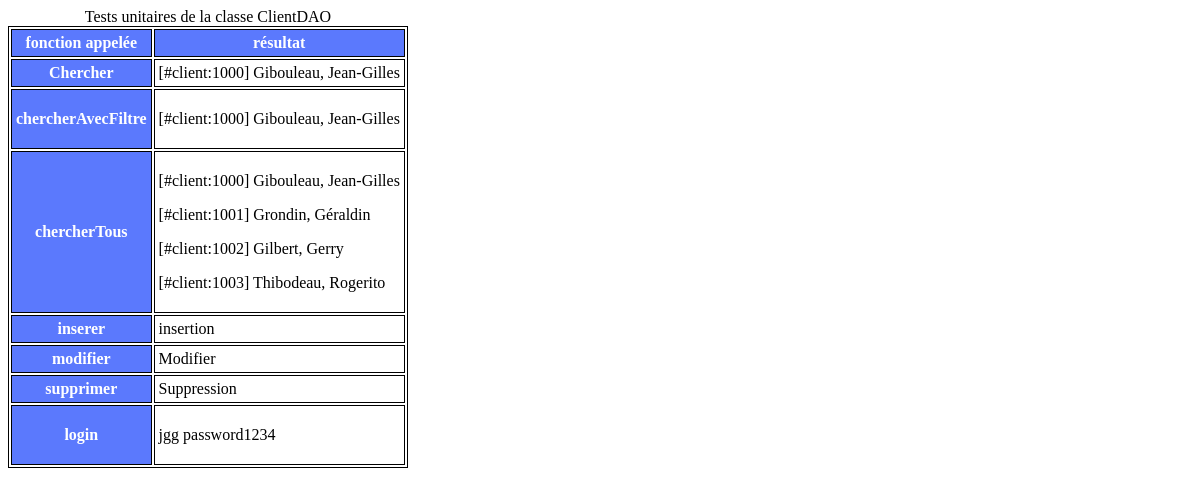
/modele/TestsDAO/testClientDAO.php, run on the app's committed database.
### tables this page shows
CREATE TABLE `client` (
    `idClient` int(8) NOT NULL,
    `nom` varchar(255),
    `prenom` varchar(255),
    `courriel` varchar(255),
    `adresse` varchar(255),
    `carteCredit` varchar(255),
    `dateInscription` date,
    `username` varchar(255),
    `mdPasse` varchar(255)
);

### modele/DAO/ClientDAO.class.php (called while the page is built, shortened)
<?php
include_once __DIR__ . "/../client.class.php";
class ClientDAO implements DAO
{
    public static function chercher($cles)
    {
        try {
            $connexion = ConnexionBD::getInstance();
        } catch (Exception $e) {
            throw new Exception("Impossible d’obtenir la connexion à la BD.");
        }
        $unClient = null;
        $requete = $connexion->prepare("SELECT * FROM client WHERE idClient=?");
        $requete->execute(array($cles));
        if ($requete->rowCount() != 0) {
            $enr = $requete->fetch();
            $unClient = new Client(
                $enr['idClient'],
                $enr['nom'],
                $enr['prenom'],
                $enr['courriel'],
                $enr['adresse'],
                $enr['carteCredit'],
                $enr['dateInscription'],
                $enr['username'],
                $enr['mdPasse']
            );
        }
        return $unClient;
    }
    public static function chercherTous()
    {
        return self::chercherAvecFiltre("");
    }
    public static function chercherAvecFiltre($filtre)
    {
        try {
            $connexion = ConnexionBD::getInstance();
        } catch (Exception $e) {
            throw new Exception("Impossible d’obtenir la connexion à la BD.");
        }
        $tableau = [];
        $requete = $connexion->prepare("SELECT * FROM client " . $filtre);
        $requete->execute();
        foreach ($requete as $enr) {
            $unClient = new Client(
                $enr['idClient'],
                $enr['nom'],
                $enr['prenom'],
                $enr['courriel'],
                $enr['adresse'],
                $enr['carteCredit'],
                $enr['dateInscription'],
                $enr['username'],
                $enr['mdPasse']
            );
            array_push($tableau, $unClient);
        }
        return $tableau;
    }
}

### modele/client.class.php (called while the page is built, shortened)
<?php
class Client {
    private $idClient;
    private $nom;
    private $prenom;
    private $username;
    private $mdPasse;
    public function __construct($idClient, $nom, $prenom, $courriel, $adresse, $carteCredit, $dateInscription, $username, $mdPasse){
        $this->idClient = $idClient;
        $this->nom = $nom;
        $this->prenom = $prenom;
        $this->username = $username;
        $this->mdPasse = $mdPasse;
    }
    public function getUsername() {return $this->username;}
    public function getMdPasse(){return $this -> mdPasse;}
    public function __toString()
    {
        return "[#client:". $this->idClient."] ". $this->nom .", " . $this->prenom;
    }
}

### modele/TestsDAO/testClientDAO.php (the view, shortened to what this page needs)
<!DOCTYPE html>
<html lang="en">
<head>
    <link rel="stylesheet" href="../../assets/css/testsUnitaires.css">
</head>
<body>
    <?php
        include_once "../DAO/ClientDAO.class.php";
        include_once "../client.class.php";
    ?>
    <table>
        <caption>Tests unitaires de la classe ClientDAO</caption>
        <thead>
        <tr>
            <th>fonction appelée</th>
            <th>résultat</th>
        </tr>
        </thead>
        <tr>
            <th>Chercher</th>
            <td><?php echo ClientDAO::chercher(1000); ?></td>
        </tr>
        <tr>
            <th>chercherAvecFiltre</th>
            <td><?php
                $liste = ClientDAO::chercherAvecFiltre("WHERE idClient = 1000");
                foreach ($liste as $item){
                    echo "<p>". $item . "</p>";
                }?>
            </td>
        </tr>
        <tr>
            <th>chercherTous</th>
            <td><?php
                $liste = ClientDAO::chercherTous();
                foreach ($liste as $item){
                    echo "<p>". $item . "</p>";
                }?>
            </td>
        </tr>
        <tr>
            <th>inserer</th>
            <td><?php
                echo "insertion";
                ?>
            </td>
        </tr>
        <tr>
            <th>modifier</th>
            <td><?php
                echo "Modifier";
                ?>
            </td>
        </tr>
        <tr>
            <th>supprimer</th>
            <td><?php
                echo "Suppression";
                ?>
            </td>
        </tr>
        <tr>
            <th>
                login
            </th>
            <td>
                <?php
                $loginTest = ClientDAO::chercherAvecFiltre("WHERE username='jgg' AND mdPasse='password1234'");
                foreach ($loginTest as $item){
                    echo "<p>". $item->getUsername(). " " . $item->getMdPasse() . "</p>";
                }?>
            </td>
        </tr>
    </table>
    </body>
</html>

### assets/css/testsUnitaires.css (style rules this page uses)
table,th,td { border: 1px solid black; }
td, th { padding: 4px; }
th { background-color: rgb(91, 121, 253); color: rgb(255, 255, 255); }

### data on the page
client: ClientDAO::chercher(1000) "[#client:1000] Gibouleau, Jean-Gilles", item "[#client:1000] Gibouleau, Jean-Gilles", username "jgg", mdPasse "password1234"
client: item "[#client:1001] Grondin, Géraldin"
client: item "[#client:1002] Gilbert, Gerry"
client: item "[#client:1003] Thibodeau, Rogerito"
